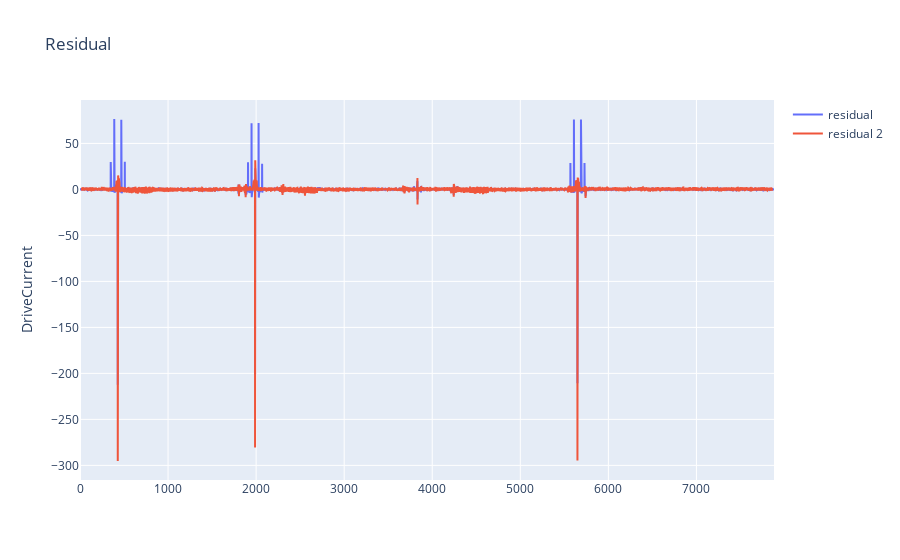

Notebook source saved alongside this figure:
### Code cell
fig = go.Figure()

fig.add_scatter( x=df['Datetime'].index, y=res.resid, mode='lines', name="residual")
fig.add_scatter( x=df['Datetime'].index, y=result.resid, mode='lines', name="residual 2")
#fig.add_scatter( x=df['TIMESTAMP_S'].index, y=res.seasonal, mode='lines', name="seasonal")
#fig.add_scatter( x=df['TIMESTAMP_S'].index, y=y_outlier, mode='lines', name="outlier")
#fig.add_scatter( x=df['TIMESTAMP_S'].index, y=df['VALUE'], mode='lines', name="original")
fig.update_layout(
    
    yaxis_title='DriveCurrent',
    title='Residual',
    hovermode="x")
#fig.add_hline(y=957)
fig.show()

### Figure 1 — Plotly figure (JSON) as saved in the notebook; plotly's stock layout.template omitted (floating-point values rounded to 4 significant figures; data arrays with more than 128 entries replaced by an {"elided": "..."} marker saying what was removed)
{"data": [{"mode": "lines", "name": "residual", "type": "scatter", "x": {"elided": "7882 int values"}, "y": {"elided": "7882 float values"}}, {"mode": "lines", "name": "residual 2", "type": "scatter", "x": {"elided": "7882 int values"}, "y": {"elided": "7882 float values"}}], "layout": {"autosize": true, "hovermode": "x", "title": {"text": "Residual"}, "xaxis": {"autorange": true, "range": [0, 7881], "type": "linear"}, "yaxis": {"autorange": true, "range": [-315.9, 97.19], "title": {"text": "DriveCurrent"}, "type": "linear"}}}
